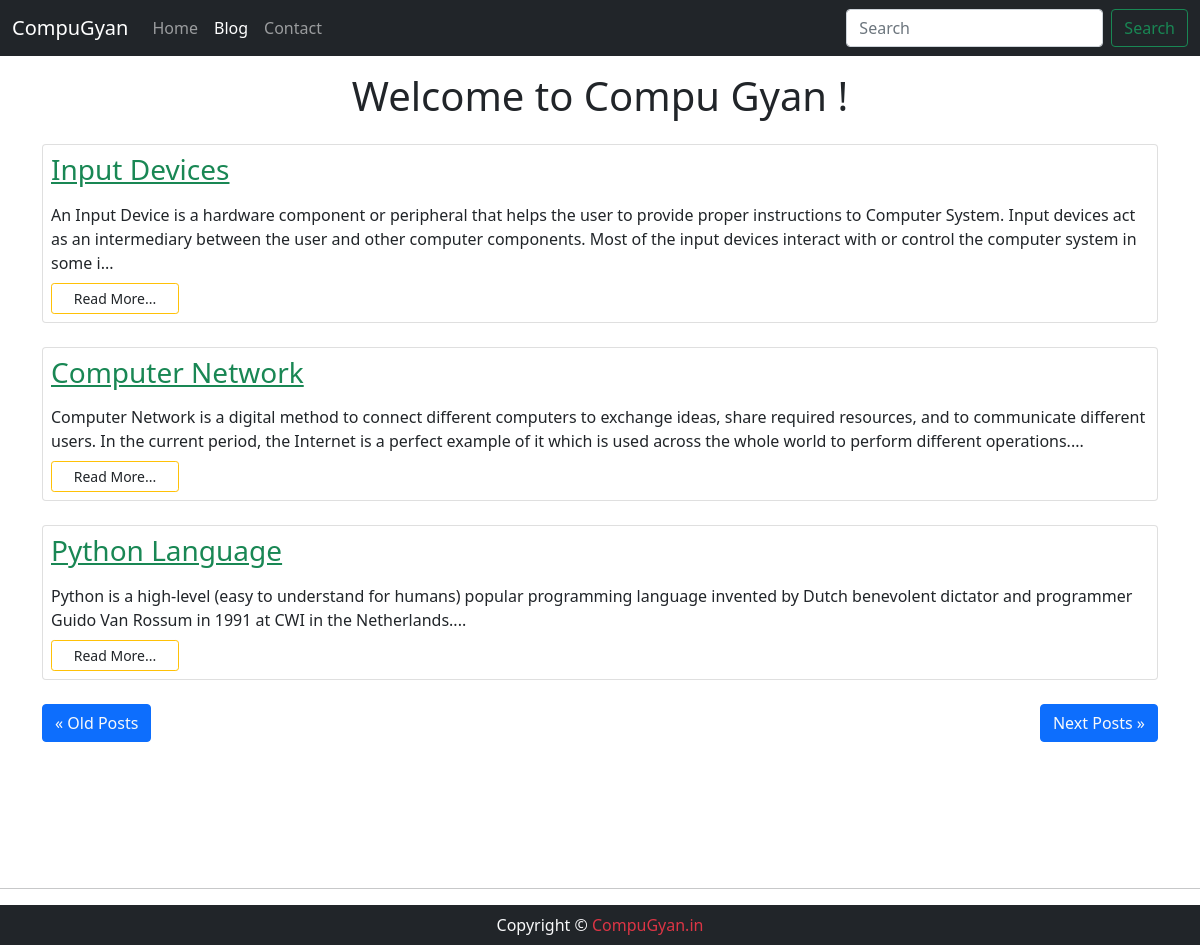
Screenshot of /blog/ with the database file from the repository.
### Blog/models.py (models this page shows, shortened)
class Blog(models.Model):
    sno = models.AutoField(primary_key=True)
    title = models.TextField(max_length=200)
    content = models.TextField()
    description = models.CharField(max_length=300, default='')
    custom_url = models.CharField(max_length=100)
    time = models.DateTimeField(auto_now_add=True)

### Blog/views.py (the view)
# urls.py: 2. Add a URL to urlpatterns:  path('blog/', include('blog.urls'))
def blog(request):
    no_of_posts = 3
    page = request.GET.get('page')
    if page is None:
        page = 1
    else:
        page= int(page)
    '''
      1 : 0-3
      2 : 3-6
      3 : 6-9

      1 : 0 - 0 + no_of_posts
      2 : no_of_posts to no_of_posts + no_of_posts
      3 : no_of_posts + no_of_posts to no_of_posts + no_of_posts

      (page_no-1)*no_of_posts to page_no * no_of_posts
    '''
    blogs = Blog.objects.all()
    length = len(blogs)
    blogs = blogs[(page-1)*no_of_posts:page*no_of_posts]
    if page>1:
        prev = page - 1
    else:
        prev = None
    if page<math.ceil(length/no_of_posts):
        nxt = page + 1
    else:
        nxt = None
    context = {'blogs': blogs, 'prev':prev, 'nxt':nxt}
    return render(request,'blogHome.html', context)

### templates/blogHome.html (shortened to what this page needs)
{% extends 'base.html' %}
{% block blogactive %}active{% endblock blogactive %}
{% block body %}
<div class="container">
  <h1 class="my-3 text-center">Welcome to Compu Gyan ! </h1>
  {% for Blog in blogs %}
  <div class="my-4">
    <div class=" p-2 card">
      <h3><a href="/blogpost/{{Blog.custom_url}}" class="text-success">{{Blog.title}}</a></h3>
      <div class="my-2">
        {{Blog.description|slice:290|safe}}...
      </div>
      <button class="btn btn-outline-warning btn-sm" style="width: 8rem;"><a href="/blogpost/{{Blog.custom_url}}"
          class="text-decoration-none text-dark">Read
          More...</button></a>
    </div>
  </div>
  {% endfor %}
  {% if prev%}
  <button class="btn btn-primary"><a href="/blog?page={{prev}}" class="text-light text-decoration-none">&laquo; Old
      Posts</button></a>
  {% else %}
  <button class="btn btn-primary"><a href="#" class="text-light text-decoration-none">&laquo; Old Posts</button></a>
  {% endif %}
  {% if nxt %}
  <button class="btn btn-primary float-end"><a href="/blog?page={{nxt}}" class="text-light text-decoration-none">Next
      Posts &raquo;</button></a>
  {% else %}
  <button class="btn btn-primary float-end"><a href="#" class="text-light text-decoration-none">Next Posts
      &raquo;</button></a>
  {% endif %}
</div>
{% endblock body %}

### templates/base.html (shortened to what this page needs)
<!doctype html>
<html lang="en">
  <head>
    <link href="https://cdn.jsdelivr.net/npm/bootstrap@5.0.0-beta1/dist/css/bootstrap.min.css" rel="stylesheet">
  </head>
  <body>
    <nav class="navbar navbar-expand-lg sticky-top navbar-dark bg-dark">
        <div class="container-fluid">
          <a class="navbar-brand" href="/">CompuGyan</a>
          <div class="collapse navbar-collapse" id="navbarSupportedContent">
            <ul class="navbar-nav me-auto mb-2 mb-lg-0 text-center">
              <li class="nav-item ">
                <a class="nav-link  "  href="/">Home</a>
              </li>
              <li class="nav-item ">
                <a class="nav-link {% block blogactive %}{% endblock blogactive %}" href="/blog">Blog</a>
              </li>
              <li class="nav-item ">
                <a class="nav-link {% block contactactive %}{% endblock contactactive %}" href="/contact">Contact</a>
              </li>
            </ul>
            <form action="/search" method="get" class="d-flex">
              <input class="form-control me-2" type="search" placeholder="Search" aria-label="Search">
              <button class="btn btn-outline-success" type="submit">Search</button>
            </form>
          </div>
        </div>
      </nav>
{% block body %}{% endblock body %}
  <hr>
  <footer class="p-2 text-center text-light bg-dark">Copyright &copy; <a href="/" class="text-danger text-decoration-none ">CompuGyan.in</a></footer>
  </body>
</html>

### rows the page displays
Blog: title "Input Devices", description "An Input Device is a hardware component or peripheral that helps the user to provide proper instructions to Computer System. Input devices act as an intermediary between the user and other computer components. Most of the input devices interact with or control the computer system in some i"
Blog: title "Computer Network", description "Computer Network is a digital method to connect different computers to exchange ideas, share required resources, and to communicate different users. In the current period, the Internet is a perfect example of it which is used across the whole world to perform different operations."
Blog: title "Python Language", description "Python is a high-level (easy to understand for humans) popular programming language invented by Dutch benevolent dictator and programmer Guido Van Rossum in 1991 at CWI in the Netherlands."
